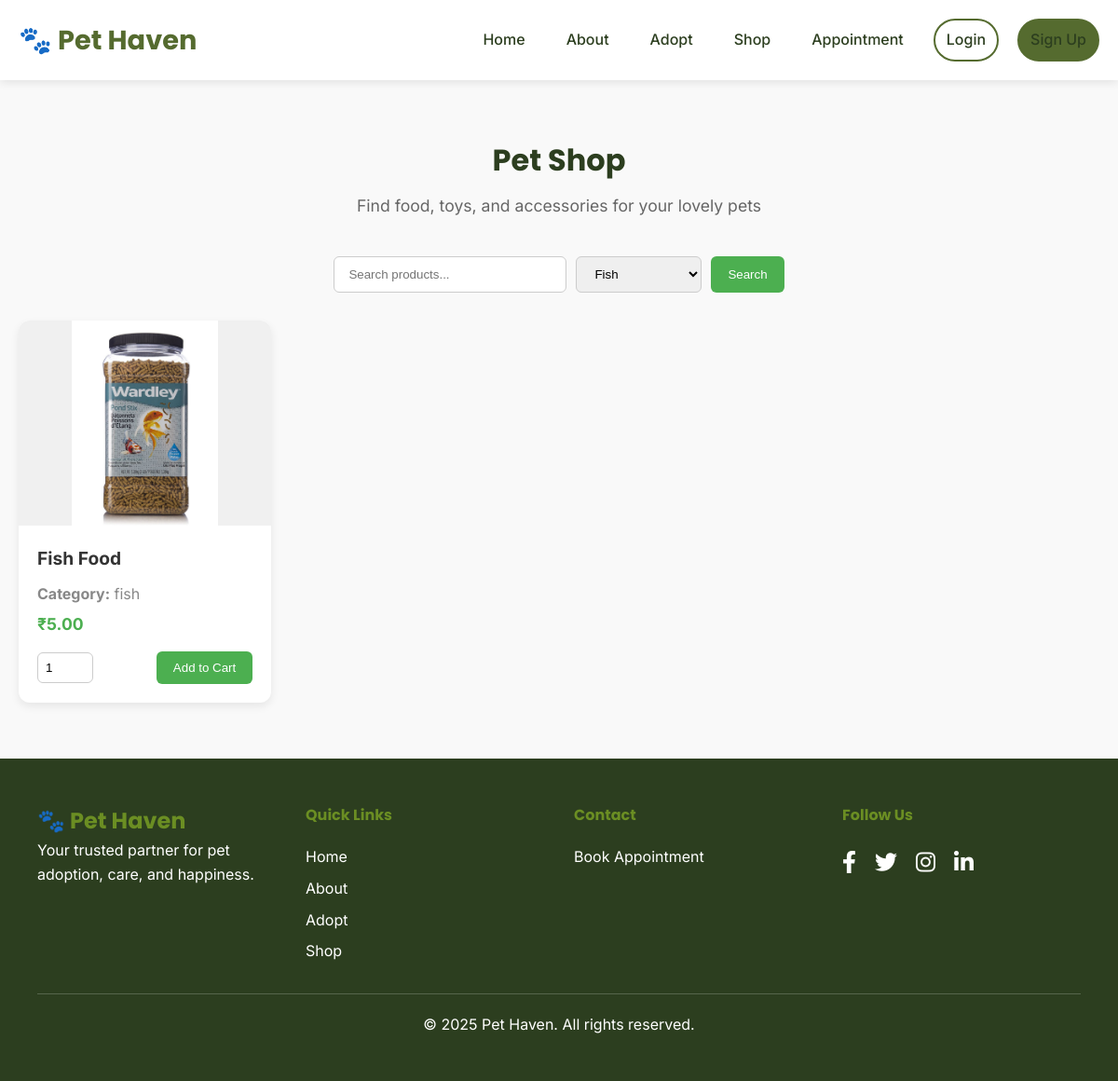
The page /shop.php?filter=fish on the database its author committed.
### tables this page shows
CREATE TABLE Products (
    product_id INT AUTO_INCREMENT PRIMARY KEY,
    product_name VARCHAR(100),
    product_for VARCHAR(50),
    price DECIMAL(10,2),
    stock_quantity INT,
    images VARCHAR(255)
);

### shop.php (the view, shortened to what this page needs)
<?php
include 'includes/header.php';
require_once 'includes/db_connect.php';
$search = $_GET['search'] ?? '';
$filter = $_GET['filter'] ?? '';
try {
    $query = "SELECT * FROM Products WHERE 1";
    $params = [];
    if (!empty($filter)) {
        $query .= " AND product_for = :filter";
        $params[':filter'] = $filter;
    }
    $query .= " ORDER BY product_id ASC";
    $stmt = $pdo->prepare($query);
    $stmt->execute($params);
    $products = $stmt->fetchAll(PDO::FETCH_ASSOC);
} catch (PDOException $e) {
    die("Error fetching products: " . $e->getMessage());
}
?>
<section class="shop-section" style="padding: 60px 0; background-color: #f9f9f9;">
    <div class="container" style="max-width: 1200px; margin: 0 auto;">
        <div class="section-title" style="text-align: center; margin-bottom: 40px;">
            <h2 style="font-size: 2rem; margin-bottom: 10px;">Pet Shop</h2>
            <p style="color: #666;">Find food, toys, and accessories for your lovely pets</p>
        </div>
        <form method="GET" action="shop.php" style="display: flex; justify-content: center; gap: 10px; margin-bottom: 30px;">
            <input type="text" name="search" placeholder="Search products..." value="<?php echo htmlspecialchars($search); ?>"
                style="padding: 10px 15px; border-radius: 6px; border: 1px solid #ccc; width: 250px;">
            <select name="filter" style="padding: 10px 15px; border-radius: 6px; border: 1px solid #ccc;">
                <option value="fish" <?php if ($filter === 'fish') echo 'selected'; ?>>Fish</option>
            </select>
            <button type="submit" style="background: #4CAF50; color: #fff; border: none; padding: 10px 18px; border-radius: 6px; cursor: pointer;">
                Search
            </button>
        </form>
        <?php if (empty($products)): ?>
            <p style="text-align: center; color: #777;">No products available right now.</p>
        <?php else: ?>
            <div class="product-grid"
                style="display: grid; grid-template-columns: repeat(auto-fill, minmax(250px, 1fr)); gap: 25px;">
                <?php foreach ($products as $product): ?>
                    <div class="product-card"
                        style="background: #fff; border-radius: 12px; box-shadow: 0 4px 10px rgba(0,0,0,0.08); overflow: hidden; transition: transform 0.2s; position: relative;">
                        <div style="height: 220px; background: #f0f0f0; display: flex; justify-content: center; align-items: center;">
                            <?php if (empty($product['images'])): ?>
                                <img src="assets/images/Products/no-image.png"
                                    alt="No Image"
                                    style="max-height: 100%; max-width: 100%; object-fit: cover;">
                            <?php else: ?>
                                <img src="assets/images/Products/<?php echo htmlspecialchars($product['images']); ?>"
                                    alt="<?php echo htmlspecialchars($product['product_name'] ?? ''); ?>"
                                    style="max-height: 100%; max-width: 100%; object-fit: cover;">
                            <?php endif; ?>
                        </div>
                        <div style="padding: 20px;">
                            <h3 style="font-size: 1.2rem; margin-bottom: 10px; color: #333;">
                                <?php echo htmlspecialchars($product['product_name'] ?? 'Unnamed Product'); ?>
                            </h3>
                            <p style="color: #888; margin-bottom: 5px;">
                                <strong>Category:</strong> <?php echo htmlspecialchars($product['product_for'] ?? 'N/A'); ?>
                            </p>
                            <p style="font-weight: bold; color: #4CAF50; font-size: 1.1rem; margin-bottom: 15px;">
                                ₹<?php echo number_format($product['price'] ?? 0, 2); ?>
                            </p>
                            <form method="post" action="cart.php"
                                style="display: flex; justify-content: space-between; align-items: center;">
                                <input type="number" name="quantity" value="1" min="1"
                                    style="width: 60px; padding: 8px; border-radius: 6px; border: 1px solid #ccc;">
                                <button type="submit" name="add_to_cart"
                                    style="background: #4CAF50; color: #fff; border: none; padding: 10px 18px; border-radius: 6px; cursor: pointer;">
                                    Add to Cart
                                </button>
                            </form>
                        </div>
                    </div>
                <?php endforeach; ?>
            </div>
        <?php endif; ?>
    </div>
</section>
<?php include 'includes/footer.php'; ?>

### assets/css/style.css (style rules this page uses)
:root { --primary-green: #556b2f; --secondary-green: #6b8e23; --accent-green: #28A745; --accent-red: #DC3545; --dark-text: #2c3e1f; --medium-text: #5f7040; --light-text: #8a9770; --white: #ffffff; --grey-100: #f6f8f1; --grey-200: #e8ebe3; --grey-300: #d4d8ce; --font-body: 'Inter', sans-serif; --font-heading: 'Poppins', sans-serif; --spacing-xs: 8px; --spacing-sm: 12px; --spacing-md: 20px; --spacing-lg: 32px; --spacing-xl: 48px; --spacing-xxl: 64px; }
* { margin: 0; padding: 0; box-sizing: border-box; }
body { font-family: var(--font-body); background-color: #f3f5ed; color: var(--dark-text); line-height: 1.6; overflow-x: hidden; }
.container { max-width: 1200px; margin: 0 auto; padding: 0 var(--spacing-md); }
.section-title { text-align: center; margin-bottom: var(--spacing-xl); }
.section-title h2 { font-family: var(--font-heading); font-size: 2.5rem; color: var(--dark-text); margin-bottom: var(--spacing-sm); }
.section-title p { font-size: 1.1rem; color: var(--medium-text); }

### rows shown on the page
products: images (picture), product_name "Fish Food", product_for "fish", price "5.00"
